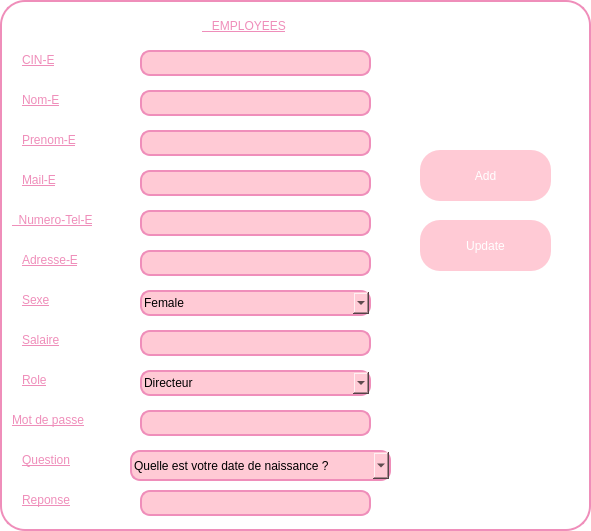
     <widget class="QFrame" name="frame_2">
      <property name="geometry">
       <rect>
        <x>240</x>
        <y>80</y>
        <width>591</width>
        <height>531</height>
       </rect>
      </property>
      <property name="styleSheet">
       <string notr="true">QFrame {
    background-color: white;
    width: 10px;
    border: 2px solid #EF8EBA;
    border-radius: 25px;
}</string>
      </property>
      <property name="frameShape">
       <enum>QFrame::NoFrame</enum>
      </property>
      <widget class="QLineEdit" name="lineEdit_2">
       <property name="geometry">
        <rect>
         <x>20</x>
         <y>50</y>
         <width>61</width>
         <height>20</height>
        </rect>
       </property>
       <property name="styleSheet">
        <string notr="true">QLineEdit{
	text-decoration: underline;
	color: #EF8EBA;
	font: 700 italic 10pt &quot;Segoe UI&quot;;
	;
}</string>
       </property>
       <property name="text">
        <string>CIN-E</string>
       </property>
       <property name="frame">
        <bool>false</bool>
       </property>
      </widget>
      <widget class="QLineEdit" name="lineEdit_3">
       <property name="geometry">
        <rect>
         <x>20</x>
         <y>90</y>
         <width>81</width>
         <height>20</height>
        </rect>
       </property>
       <property name="styleSheet">
        <string notr="true">QLineEdit{
	text-decoration: underline;
	color:#EF8EBA;
	font: 700 italic 10pt &quot;Segoe UI&quot;;
	;
}</string>
       </property>
       <property name="text">
        <string>Nom-E</string>
       </property>
       <property name="frame">
        <bool>false</bool>
       </property>
      </widget>
      <widget class="QLineEdit" name="lineEdit_4">
       <property name="geometry">
        <rect>
         <x>20</x>
         <y>130</y>
         <width>81</width>
         <height>20</height>
        </rect>
       </property>
       <property name="styleSheet">
        <string notr="true">QLineEdit{
	text-decoration: underline;
	color:#EF8EBA;
	font: 700 italic 10pt &quot;Segoe UI&quot;;
	;
}</string>
       </property>
       <property name="text">
        <string>Prenom-E</string>
       </property>
       <property name="frame">
        <bool>false</bool>
       </property>
      </widget>
      <widget class="QLineEdit" name="lineEdit_5">
       <property name="geometry">
        <rect>
         <x>20</x>
         <y>170</y>
         <width>71</width>
         <height>20</height>
        </rect>
       </property>
       <property name="styleSheet">
        <string notr="true">QLineEdit{
	text-decoration: underline;
	color:#EF8EBA;
	font: 700 italic 10pt &quot;Segoe UI&quot;;
	;
}</string>
       </property>
       <property name="text">
        <string>Mail-E</string>
       </property>
       <property name="frame">
        <bool>false</bool>
       </property>
      </widget>
      <widget class="QLineEdit" name="lineEdit_6">
       <property name="geometry">
        <rect>
         <x>10</x>
         <y>210</y>
         <width>121</width>
         <height>20</height>
        </rect>
       </property>
       <property name="styleSheet">
        <string notr="true">QLineEdit{
	text-decoration: underline;
	color: #EF8EBA;
	font: 700 italic 10pt &quot;Segoe UI&quot;;
	;
}</string>
       </property>
       <property name="text">
        <string>  Numero-Tel-E</string>
       </property>
       <property name="frame">
        <bool>false</bool>
       </property>
      </widget>
      <widget class="QLineEdit" name="lineEdit_7">
       <property name="geometry">
        <rect>
         <x>20</x>
         <y>250</y>
         <width>131</width>
         <height>20</height>
        </rect>
       </property>
       <property name="styleSheet">
        <string notr="true">QLineEdit{
	text-decoration: underline;
	color: #EF8EBA;
	font: 700 italic 10pt &quot;Segoe UI&quot;;
	;
}</string>
       </property>
       <property name="text">
        <string>Adresse-E</string>
       </property>
       <property name="frame">
        <bool>false</bool>
       </property>
      </widget>
      <widget class="QLineEdit" name="lineEdit_8">
       <property name="geometry">
        <rect>
         <x>140</x>
         <y>50</y>
         <width>231</width>
         <height>26</height>
        </rect>
       </property>
       <property name="styleSheet">
        <string notr="true">QLineEdit {
	background-color: rgb(255, 202, 213);
    border: 2px solid #EF8EBA; /* Bordure rose */
    border-radius: 10px; /* Coins arrondis */
    padding: 2px;
}</string>
       </property>
      </widget>
      <widget class="QLineEdit" name="lineEdit_9">
       <property name="geometry">
        <rect>
         <x>140</x>
         <y>90</y>
         <width>231</width>
         <height>26</height>
        </rect>
       </property>
       <property name="styleSheet">
        <string notr="true">QLineEdit {
	background-color: rgb(255, 202, 213);
    border: 2px solid #EF8EBA; /* Bordure rose */
    border-radius: 10px; /* Coins arrondis */
    padding: 2px;
}</string>
       </property>
      </widget>
      <widget class="QLineEdit" name="lineEdit_10">
       <property name="geometry">
        <rect>
         <x>140</x>
         <y>130</y>
         <width>231</width>
         <height>26</height>
        </rect>
       </property>
       <property name="styleSheet">
        <string notr="true">QLineEdit {
	background-color: rgb(255, 202, 213);
    border: 2px solid #EF8EBA; /* Bordure rose */
    border-radius: 10px; /* Coins arrondis */
    padding: 2px;
}</string>
       </property>
      </widget>
      <widget class="QLineEdit" name="lineEdit_11">
       <property name="geometry">
        <rect>
         <x>140</x>
         <y>170</y>
         <width>231</width>
         <height>26</height>
        </rect>
       </property>
       <property name="styleSheet">
        <string notr="true">QLineEdit {
	background-color: rgb(255, 202, 213);
    border: 2px solid #EF8EBA; /* Bordure rose */
    border-radius: 10px; /* Coins arrondis */
    padding: 2px;
}</string>
       </property>
      </widget>
      <widget class="QLineEdit" name="lineEdit_12">
       <property name="geometry">
        <rect>
         <x>140</x>
         <y>210</y>
         <width>231</width>
         <height>26</height>
        </rect>
       </property>
       <property name="styleSheet">
        <string notr="true">QLineEdit {
	background-color: rgb(255, 202, 213);
    border: 2px solid #EF8EBA; /* Bordure rose */
    border-radius: 10px; /* Coins arrondis */
    padding: 2px;
}</string>
       </property>
      </widget>
      <widget class="QLineEdit" name="lineEdit_13">
       <property name="geometry">
        <rect>
         <x>140</x>
         <y>250</y>
         <width>231</width>
         <height>26</height>
        </rect>
       </property>
       <property name="styleSheet">
        <string notr="true">QLineEdit {
	background-color: rgb(255, 202, 213);
    border: 2px solid #EF8EBA; /* Bordure rose */
    border-radius: 10px; /* Coins arrondis */
    padding: 2px;
}</string>
       </property>
      </widget>
      <widget class="QLineEdit" name="lineEdit_14">
       <property name="geometry">
        <rect>
         <x>200</x>
         <y>10</y>
         <width>141</width>
         <height>31</height>
        </rect>
       </property>
       <property name="styleSheet">
        <string notr="true">QLineEdit{
	text-decoration: underline;
	color: #EF8EBA;
	font: 700 italic 15pt &quot;Segoe UI&quot;;
	;
}</string>
       </property>
       <property name="text">
        <string>   EMPLOYEES</string>
       </property>
       <property name="frame">
        <bool>false</bool>
       </property>
      </widget>
      <widget class="QLineEdit" name="lineEdit_15">
       <property name="geometry">
        <rect>
         <x>20</x>
         <y>290</y>
         <width>131</width>
         <height>20</height>
        </rect>
       </property>
       <property name="styleSheet">
        <string notr="true">QLineEdit{
	text-decoration: underline;
	color: #EF8EBA;
	font: 700 italic 10pt &quot;Segoe UI&quot;;
	;
}</string>
       </property>
       <property name="text">
        <string>Sexe</string>
       </property>
       <property name="frame">
        <bool>false</bool>
       </property>
      </widget>
      <widget class="QLineEdit" name="lineEdit_17">
       <property name="geometry">
        <rect>
         <x>140</x>
         <y>330</y>
         <width>231</width>
         <height>26</height>
        </rect>
       </property>
       <property name="styleSheet">
        <string notr="true">QLineEdit {
	background-color: rgb(255, 202, 213);
    border: 2px solid #EF8EBA; /* Bordure rose */
    border-radius: 10px; /* Coins arrondis */
    padding: 2px;
}</string>
       </property>
      </widget>
      <widget class="QLineEdit" name="lineEdit_18">
       <property name="geometry">
        <rect>
         <x>20</x>
         <y>330</y>
         <width>101</width>
         <height>20</height>
        </rect>
       </property>
       <property name="styleSheet">
        <string notr="true">QLineEdit{
	text-decoration: underline;
	color: #EF8EBA;
	font: 700 italic 10pt &quot;Segoe UI&quot;;
	;
}</string>
       </property>
       <property name="text">
        <string>Salaire</string>
       </property>
       <property name="frame">
        <bool>false</bool>
       </property>
      </widget>
      <widget class="QLineEdit" name="lineEdit_19">
       <property name="geometry">
        <rect>
         <x>20</x>
         <y>370</y>
         <width>101</width>
         <height>20</height>
        </rect>
       </property>
       <property name="styleSheet">
        <string notr="true">QLineEdit{
	text-decoration: underline;
	color: #EF8EBA;
	font: 700 italic 10pt &quot;Segoe UI&quot;;
	;
}</string>
       </property>
       <property name="text">
        <string>Role</string>
       </property>
       <property name="frame">
        <bool>false</bool>
       </property>
      </widget>
      <widget class="QPushButton" name="pushButton_5">
       <property name="geometry">
        <rect>
         <x>420</x>
         <y>150</y>
         <width>131</width>
         <height>51</height>
        </rect>
       </property>
       <property name="styleSheet">
        <string notr="true">QPushButton {
	background-color: rgb(255, 202, 213);
    color: white; /* Texte blanc */
    border-radius:20px  ; /* Coins arrondis */
	border-color: rgb(239, 142, 186);
    padding: 8px;
}</string>
       </property>
       <property name="text">
        <string>Add</string>
       </property>
      </widget>
      <widget class="QPushButton" name="pushButton_6">
       <property name="geometry">
        <rect>
         <x>420</x>
         <y>220</y>
         <width>131</width>
         <height>51</height>
        </rect>
       </property>
       <property name="styleSheet">
        <string notr="true">QPushButton {
	background-color: rgb(255, 202, 213);
    color: white; /* Texte blanc */
    border-radius:20px  ; /* Coins arrondis */
	border-color: rgb(239, 142, 186);
    padding: 8px;
}</string>
       </property>
       <property name="text">
        <string>Update</string>
       </property>
      </widget>
      <widget class="QComboBox" name="comboBox">
       <property name="geometry">
        <rect>
         <x>140</x>
         <y>290</y>
         <width>231</width>
         <height>26</height>
        </rect>
       </property>
       <property name="styleSheet">
        <string notr="true">background-color: rgb(255, 202, 213);
    border: 2px solid #EF8EBA; /* Bordure rose */
    border-radius: 10px; /* Coins arrondis */
    padding: 2px;</string>
       </property>
       <item>
        <property name="text">
         <string>Female</string>
        </property>
       </item>
       <item>
        <property name="text">
         <string>Male</string>
        </property>
       </item>
      </widget>
      <widget class="QComboBox" name="comboBox_2">
       <property name="geometry">
        <rect>
         <x>140</x>
         <y>370</y>
         <width>231</width>
         <height>26</height>
        </rect>
       </property>
       <property name="styleSheet">
        <string notr="true">background-color: rgb(255, 202, 213);
    border: 2px solid #EF8EBA; /* Bordure rose */
    border-radius: 10px; /* Coins arrondis */
    padding: 2px;</string>
       </property>
       <item>
        <property name="text">
         <string>Directeur</string>
        </property>
       </item>
       <item>
        <property name="text">
         <string>Sous Directeur</string>
        </property>
       </item>
       <item>
        <property name="text">
         <string>Designer</string>
        </property>
       </item>
       <item>
        <property name="text">
         <string>Secretaire</string>
        </property>
       </item>
       <item>
        <property name="text">
         <string>Fournisseur</string>
        </property>
       </item>
       <item>
        <property name="text">
         <string>Livreur</string>
        </property>
       </item>
       <item>
        <property name="text">
         <string>Conseiller</string>
        </property>
       </item>
      </widget>
      <widget class="QLineEdit" name="lineEdit_23">
       <property name="geometry">
        <rect>
         <x>10</x>
         <y>410</y>
         <width>111</width>
         <height>20</height>
        </rect>
       </property>
       <property name="styleSheet">
        <string notr="true">QLineEdit{
	text-decoration: underline;
	color: #EF8EBA;
	font: 700 italic 10pt &quot;Segoe UI&quot;;
	;
}</string>
       </property>
       <property name="text">
        <string>Mot de passe</string>
       </property>
       <property name="frame">
        <bool>false</bool>
       </property>
      </widget>
      <widget class="QLineEdit" name="mdp">
       <property name="geometry">
        <rect>
         <x>140</x>
         <y>410</y>
         <width>231</width>
         <height>26</height>
        </rect>
       </property>
       <property name="styleSheet">
        <string notr="true">QLineEdit {
	background-color: rgb(255, 202, 213);
    border: 2px solid #EF8EBA; /* Bordure rose */
    border-radius: 10px; /* Coins arrondis */
    padding: 2px;
}</string>
       </property>
      </widget>
      <widget class="QLineEdit" name="idk">
       <property name="geometry">
        <rect>
         <x>20</x>
         <y>450</y>
         <width>101</width>
         <height>20</height>
        </rect>
       </property>
       <property name="styleSheet">
        <string notr="true">QLineEdit{
	text-decoration: underline;
	color: #EF8EBA;
	font: 700 italic 10pt &quot;Segoe UI&quot;;
	;
}</string>
       </property>
       <property name="text">
        <string>Question</string>
       </property>
       <property name="frame">
        <bool>false</bool>
       </property>
      </widget>
      <widget class="QLineEdit" name="lineEdit_47">
       <property name="geometry">
        <rect>
         <x>20</x>
         <y>490</y>
         <width>71</width>
         <height>20</height>
        </rect>
       </property>
       <property name="styleSheet">
        <string notr="true">QLineEdit{
	text-decoration: underline;
	color: #EF8EBA;
	font: 700 italic 10pt &quot;Segoe UI&quot;;
	;
}</string>
       </property>
       <property name="text">
        <string>Reponse</string>
       </property>
       <property name="frame">
        <bool>false</bool>
       </property>
      </widget>
      <widget class="QLineEdit" name="reponse">
       <property name="geometry">
        <rect>
         <x>140</x>
         <y>490</y>
         <width>231</width>
         <height>26</height>
        </rect>
       </property>
       <property name="styleSheet">
        <string notr="true">QLineEdit {
	background-color: rgb(255, 202, 213);
    border: 2px solid #EF8EBA; /* Bordure rose */
    border-radius: 10px; /* Coins arrondis */
    padding: 2px;
}</string>
       </property>
       <property name="text">
        <string/>
       </property>
      </widget>
      <widget class="QComboBox" name="rolebox_3">
       <property name="geometry">
        <rect>
         <x>130</x>
         <y>450</y>
         <width>261</width>
         <height>31</height>
        </rect>
       </property>
       <property name="styleSheet">
        <string notr="true">background-color: rgb(255, 202, 213);
    border: 2px solid #EF8EBA; /* Bordure rose */
    border-radius: 10px; /* Coins arrondis */
    padding: 2px;</string>
       </property>
       <item>
        <property name="text">
         <string>Quelle est votre date de naissance ?</string>
        </property>
       </item>
       <item>
        <property name="text">
         <string>Quel est le titre de votre certification professionnelle la plus récente ?</string>
        </property>
       </item>
       <item>
        <property name="text">
         <string>Quel est le nom de votre superviseur professionnel dans notre entreprise ?</string>
        </property>
       </item>
       <item>
        <property name="text">
         <string>Quelle est la date à laquelle vous avez rejoint notre entreprise ?</string>
        </property>
       </item>
       <item>
        <property name="text">
         <string>Quelle est la spécialisation de votre premier diplôme ?</string>
        </property>
       </item>
      </widget>
     </widget>
